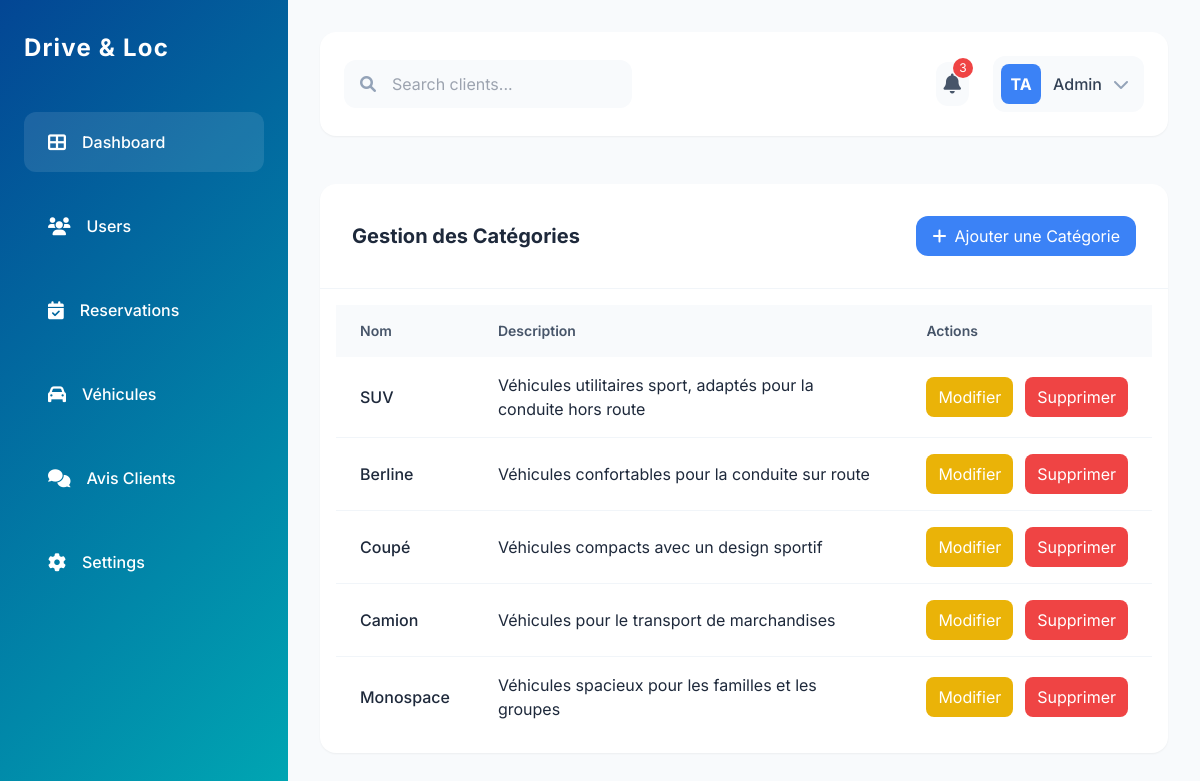
/categories.php, run on the app's committed database.
### tables this page shows
CREATE TABLE categories (
    id INT AUTO_INCREMENT PRIMARY KEY,
    nom VARCHAR(100) NOT NULL,
    description VARCHAR(255) NOT NULL
);

### Categorie.php (called while the page is built, shortened)
<?php
require_once 'Database.php';
class Categorie {
    private $id;
    private $nom;
    private $description;
    public function __construct($id, $nom, $description) {
        $this->id = $id;
        $this->nom = $nom;
        $this->description = $description;
    }
    public function getId() {
        return $this->id;
    }
    public function getNom() {
        return $this->nom;
    }
    public function getDescription() {
        return $this->description;
    }
    public static function getCategories() {
        $database = new Database();
        $query = "SELECT * FROM categories";
        $results = $database->fetchAll($query);
        $categories = [];
        foreach ($results as $row) {
            $categorie = new Categorie($row['id'], $row['nom'], $row['description']);
            $categories[] = $categorie;
        }
        return $categories;
    }
}
?>

### Database.php (called while the page is built, shortened)
<?php
class Database {
    private $host = 'localhost';
    private $db_name = 'voiture';
    private $username = 'root';
    private $password = 'ichrak';
    public $conn;
    public function connect() {
        $this->conn = null;
        try {
            $this->conn = new PDO("mysql:host=" . $this->host . ";dbname=" . $this->db_name, $this->username, $this->password);
            $this->conn->setAttribute(PDO::ATTR_ERRMODE, PDO::ERRMODE_EXCEPTION);
        } catch (PDOException $e) {
            echo "Erreur de connexion : " . $e->getMessage();
        }
        return $this->conn;
    }
    public function fetchAll($query, $params = []) {
        $stmt = $this->conn->prepare($query);
        $stmt->execute($params);
        return $stmt->fetchAll(PDO::FETCH_ASSOC);
    }
}
?>

### categories.php (the view, shortened to what this page needs)
<?php
require_once 'Categorie.php';
?>
<!DOCTYPE html>
<html lang="en">
<head>
    <script src="https://cdn.tailwindcss.com"></script>
    <link rel="stylesheet" href="https://cdnjs.cloudflare.com/ajax/libs/font-awesome/6.0.0/css/all.min.css" />
</head>
<body class="bg-slate-50">
    <div class="min-h-screen flex">
        <aside class="w-72 ocean-gradient text-white py-8 px-6 fixed h-full">
    <div class="flex items-center mb-12">
        <span class="text-2xl font-bold tracking-wider">Drive & Loc</span>
    </div>
    <nav class="space-y-6">
        <a href="dashboord.php" class="flex items-center space-x-4 px-6 py-4 bg-white bg-opacity-10 rounded-xl">
            <i class="fas fa-th-large text-lg"></i>
            <span class="font-medium">Dashboard</span>
        </a>
        <a href="users.php" class="flex items-center space-x-4 px-6 py-4 hover:bg-white hover:bg-opacity-10 rounded-xl">
            <i class="fas fa-users text-lg"></i>
            <span class="font-medium">Users</span>
        </a>
        <a href="reserv.php" class="flex items-center space-x-4 px-6 py-4 hover:bg-white hover:bg-opacity-10 rounded-xl">
            <i class="fas fa-calendar-check text-lg"></i>
            <span class="font-medium">Reservations</span>
        </a>
        <div class="relative">
            <a href="#" class="flex items-center space-x-4 px-6 py-4 hover:bg-white hover:bg-opacity-10 rounded-xl" id="toggleVehicules">
                <i class="fas fa-car text-lg"></i>
                <span class="font-medium">Véhicules</span>
            </a>
        </div>
        <a href="AvisClients.php" class="flex items-center space-x-4 px-6 py-4 hover:bg-white hover:bg-opacity-10 rounded-xl">
            <i class="fas fa-comments text-lg"></i>
            <span class="font-medium">Avis Clients</span>
        </a>
        <a href="#" class="flex items-center space-x-4 px-6 py-4 hover:bg-white hover:bg-opacity-10 rounded-xl">
            <i class="fas fa-cog text-lg"></i>
            <span class="font-medium">Settings</span>
        </a>
    </nav>
</aside>
        <main class="flex-1 ml-72 p-8">
            <div class="flex justify-between items-center mb-12 bg-white rounded-2xl p-6 shadow-sm">
                <div class="flex items-center">
                    <div class="relative">
                        <input type="text" placeholder="Search clients..."
                               class="pl-12 pr-4 py-3 bg-slate-50 rounded-xl w-72 focus:outline-none focus:ring-2 focus:ring-blue-500 transition-all duration-300">
                        <i class="fas fa-search absolute left-4 top-4 text-slate-400"></i>
                    </div>
                </div>
                <div class="flex items-center space-x-6">
                    <div class="relative">
                        <button class="relative p-2 bg-slate-50 rounded-xl hover:bg-slate-100 transition-all duration-300">
                            <i class="fas fa-bell text-slate-600 text-xl"></i>
                            <span class="absolute -top-1 -right-1 bg-red-500 text-white rounded-full w-5 h-5 text-xs flex items-center justify-center">3</span>
                        </button>
                    </div>
                    <div class="relative group">
                        <button class="flex items-center bg-slate-50 rounded-xl p-2 pr-4 hover:bg-slate-100 transition-all duration-300">
                            <div class="w-10 h-10 rounded-lg bg-blue-500 flex items-center justify-center text-white font-bold mr-3">
                                TA
                            </div>
                            <span class="font-medium text-slate-700">Admin</span>
                            <i class="fas fa-chevron-down ml-3 text-slate-400 transition-transform group-hover:rotate-180"></i>
                        </button>
                    </div>
                </div>
            </div>
            <div class="bg-white rounded-2xl shadow-sm">
    <div class="p-8 border-b border-slate-100">
        <div class="flex justify-between items-center">
            <h2 class="text-xl font-bold text-slate-800">Gestion des Catégories</h2>
            <button onclick="toggleCategoryModal()" class="px-4 py-2 bg-blue-500 text-white rounded-xl hover:bg-blue-600 transition-all duration-300">
                <i class="fas fa-plus mr-2"></i>Ajouter une Catégorie
            </button>
        </div>
    </div>
    <div class="overflow-x-auto p-4">
        <table class="min-w-full border-collapse">
            <thead>
                <tr class="text-left bg-slate-50">
                    <th class="px-6 py-4 text-sm font-semibold text-slate-600">Nom</th>
                    <th class="px-6 py-4 text-sm font-semibold text-slate-600">Description</th>
                    <th class="px-6 py-4 text-sm font-semibold text-slate-600">Actions</th>
                </tr>
            </thead>
            <tbody class="divide-y divide-slate-100">
                <?php
                $categories = Categorie::getCategories();
                foreach ($categories as $categorie) {
                ?>
                    <tr class="hover:bg-slate-50 transition-all duration-300">
                        <td class="px-6 py-4 text-slate-800 font-medium"><?php echo $categorie->getNom(); ?></td>
                        <td class="px-6 py-4 text-slate-800"><?php echo $categorie->getDescription(); ?></td>
                        <td class="px-6 py-4">
                            <div class="flex space-x-3">
                                <button onclick="editCategory('<?php echo $categorie->getId(); ?>', '<?php echo $categorie->getNom(); ?>', '<?php echo $categorie->getDescription(); ?>')" class="px-3 py-2 bg-yellow-500 text-white rounded-lg hover:bg-yellow-600">
                                    Modifier
                                </button>
                                <form method="POST">
                                    <button type="submit" name="delete_category" class="px-3 py-2 bg-red-500 text-white rounded-lg hover:bg-red-600">
                                        Supprimer
                                    </button>
                                </form>
                            </div>
                        </td>
                    </tr>
                <?php
                }
                ?>
            </tbody>
        </table>
    </div>
</div>
</body>
</html>

### categories.php (style rules this page uses)
body { font-family: 'Inter', sans-serif; background-color: #f8fafc; }
.ocean-gradient { background: linear-gradient(135deg, #034694 0%, #00a7b3 100%); }

### data on the page
categories: nom "SUV", description "Véhicules utilitaires sport, adaptés pour la conduite hors route"
categories: nom "Berline", description "Véhicules confortables pour la conduite sur route"
categories: nom "Coupé", description "Véhicules compacts avec un design sportif"
categories: nom "Camion", description "Véhicules pour le transport de marchandises"
categories: nom "Monospace", description "Véhicules spacieux pour les familles et les groupes"
